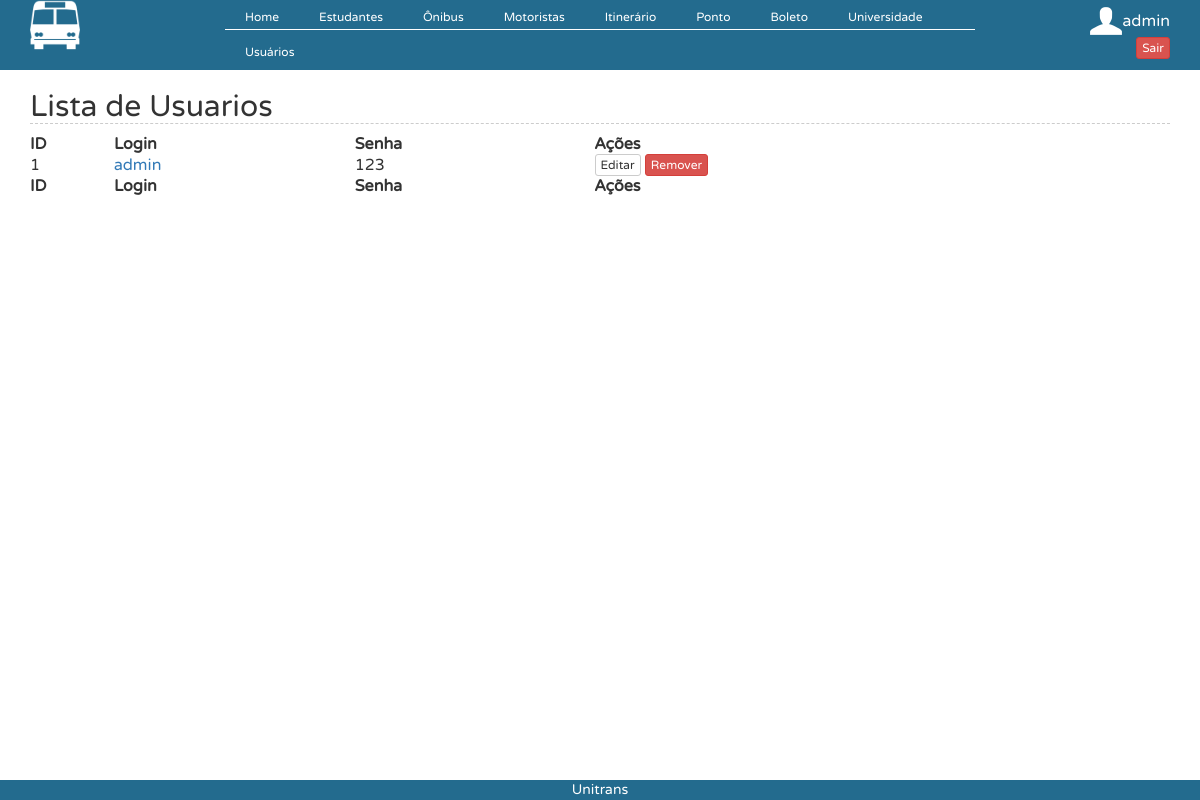
Page /?controller=usuario&action=index (signed in) on the committed database.
### tables this page shows
CREATE TABLE `usuario` (
  `id` int(11) NOT NULL AUTO_INCREMENT,
  `login` varchar(45) DEFAULT NULL,
  `senha` varchar(45) DEFAULT NULL,
  PRIMARY KEY (`id`)
);

### controllers/UsuarioController.php (called while the page is built, shortened)
<?php
class UsuarioController {
    public function index() {
        $usuarios = UsuarioDAO::all();
        require_once('views/usuario/index.php');
    }
}
?>

### connection.php (called while the page is built, shortened)
<?php
  class Db {
    private static $instance = NULL;
    public static function getInstance() {
      if (!isset(self::$instance)) {
        $pdo_options[PDO::ATTR_ERRMODE] = PDO::ERRMODE_EXCEPTION;
        self::$instance = new PDO('mysql:host=localhost;dbname=teste', 'root', '123456', $pdo_options);
      }
      return self::$instance;
    }
  }
?>

### models/UsuarioDAO.php (called while the page is built, shortened)
<?php
require_once (realpath($_SERVER["DOCUMENT_ROOT"]) . '/unitrans/models/Usuario.php');
class UsuarioDAO {
    public static function all() {
        $lista = [];
        $req = Db::getInstance()->query('SELECT * FROM usuario');
        foreach ($req->fetchAll() as $linha) {
            $usuario = new Usuario();
            $usuario->setId($linha['id']);
            $usuario->setLogin($linha["login"]);
            $usuario->setSenha($linha["senha"]);
            $lista[] = $usuario;
        }
        return $lista;
    }
}

### models/Usuario.php (called while the page is built)
<?php
class Usuario{
    private $id;
    private $login;
    private $senha;
function setId ($id){
        $this->id=$id;
    }
    function getId (){
        return $this->id;
    }
    public function getLogin() {
        return $this->login;
    }
    public function setLogin($login) {
        $this->login = $login;
    }
    public function getSenha() {
        return $this->senha;
    }
    public function setSenha($senha) {
        $this->senha = $senha;
    }
}
?>

### views/usuario/index.php (the view)
<h2>Lista de Usuarios</h2>
<table id="example" class="display compact" cellspacing="0" width="100%">
    <thead>
        <tr>
            <th>ID</th>
            <th>Login</th>
            <th>Senha</th>
            <th>Ações</th>
        </tr>
    </thead>
    <tfoot>
        <tr>
            <th>ID</th>
            <th>Login</th>
            <th>Senha</th>
            <th>Ações</th>
        </tr>
    </tfoot>
    <tbody>
        <?php foreach ($usuarios as $usuario) { ?>
            <tr>
                <td><?php echo $usuario->getId(); ?></td>
                <td><a href="?controller=usuario&action=view&id=<?php echo $usuario->getId(); ?>"><?php echo $usuario->getLogin(); ?></a></td>
                <td><?php echo $usuario->getSenha(); ?></td>
                <td><button type="button" onclick="location.href = '?controller=usuario&action=edit&id=<?php echo base64_encode($usuario->getId()); ?>';" class="btn btn-default btn-xs">Editar</button>
                    <button type="button" onclick="javascript:remover('?controller=usuario&action=delete&id=<?php echo base64_encode($usuario->getId()); ?>');" class="btn btn-danger btn-xs">Remover</button>
                </td>
            </tr>
        <?php } ?>
    </tbody>
</table>

### webroot/css/estilo.css (style rules this page uses)
* { margin:0; padding:0; font-family: myFirstFont; }
h2 { font-family: Arial, sans-serif; color: #3399CC; font-size: 30px; font-weight: bold; border-bottom: 1px dashed #ccc; margin: 0px 0px 0px 0px; }

### rows in the picture
usuario: id "1", login "admin", senha "123"

### other values in the picture
$_SESSION['login'] "admin"
